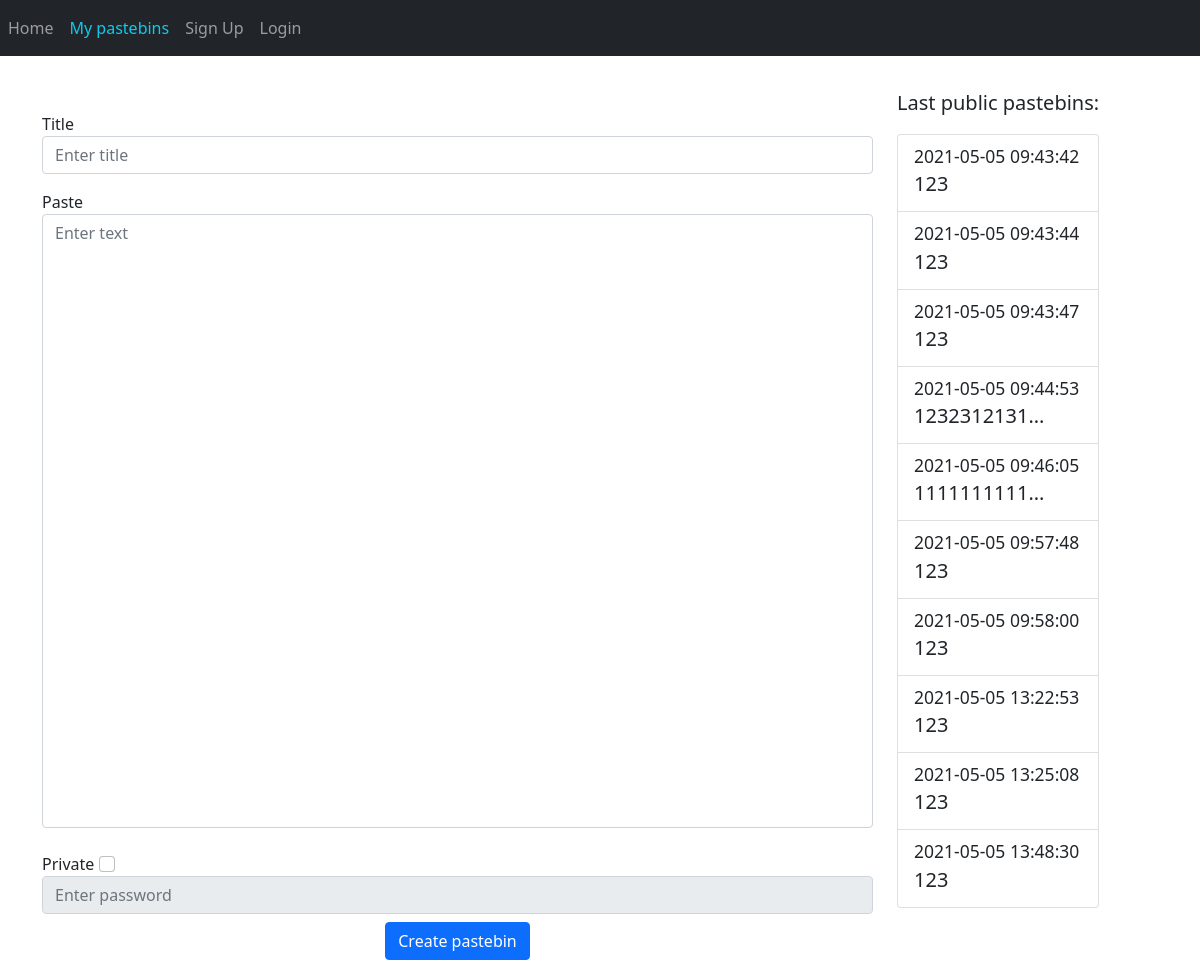
The page / on the database its author committed.
### web/models.py (models this page shows)
class Pastebin(db.Model):
    id = db.Column(db.Integer, primary_key=True)
    title = db.Column(db.String(150))
    content = db.Column(db.String(6000000))
    link = db.Column(db.String(150), unique=True)
    date = db.Column(db.DateTime(timezone=True), default=func.now())
    password = db.Column(db.String(150))
    user_id = db.Column(db.Integer, db.ForeignKey("user.id"))

### web/blueprints/views.py (the view, shortened to what this page needs)
@views.route("/", methods=["GET", "POST"])
def home():
   return render_template("home.html", user=current_user, public_pastebins=get_public_pastebins())

### web/blueprints/views.py (called while the page is built)
def get_public_pastebins():
   pastebins = Pastebin.query.filter_by(password=None).all()[-10:]
   return pastebins

### web/templates/home.html (shortened to what this page needs)
{% extends "base.html" %}
{% block content%}
<div class="row">
  <div class="col-9">
    <form method="POST">
      <div class="form-group mt-5">
        <label for="title">Title</label>
        <input type="text" class="form-control" id="title" name="title" placeholder="Enter title" />
      </div>
      <label for="pastebin" class="mt-3">Paste</label>
      <textarea rows=25 style="height:100%" name="pastebin" id="pastebin" class="form-control" placeholder="Enter text"></textarea>
      <br />
      <label for="private">Private</label>
      <input class="form-check-input" type="checkbox" id="private" name="private" value="True">
      <input type="password" class="form-control" id="password" name="password" placeholder="Enter password" disabled/>
      <div align="center">
        <button type="submit" class="btn btn-primary mt-2">Create pastebin</button>
      </div>
    </form>
  </div>
  <div class="col mt-4">
    <label for="list-group" class="lead">Last public pastebins:</p>
    <div class="list-group">
   {% for pastebin in public_pastebins %}
   <a href="{{pastebin.link}}" class="list-group-item list-group-item-action">
    <div class="d-flex w-100 justify-content-between">
      <small>{{ pastebin.date.replace(microsecond=0) }}</small>
    </div>
    <p class="mb-1"><b>{{ pastebin.title if pastebin.title|length < 10 else pastebin.title[:10] + "..."}}</b></p>
  </a>
   {% endfor %}
    </div>
</div>
</div>
{% endblock %}

### web/static/css/style.css (style rules this page uses)
textarea { resize: none; }

### rows shown on the page
Pastebin: date.replace "2021-05-05 09:43:42", title "123"
Pastebin: date.replace "2021-05-05 09:43:44", title "123"
Pastebin: date.replace "2021-05-05 09:43:47", title "123"
Pastebin: date.replace "2021-05-05 09:44:53", title "1232312131..."
Pastebin: date.replace "2021-05-05 09:46:05", title "1111111111..."
Pastebin: date.replace "2021-05-05 09:57:48", title "123"
Pastebin: date.replace "2021-05-05 09:58:00", title "123"
Pastebin: date.replace "2021-05-05 13:22:53", title "123"
Pastebin: date.replace "2021-05-05 13:25:08", title "123"
Pastebin: date.replace "2021-05-05 13:48:30", title "123"
